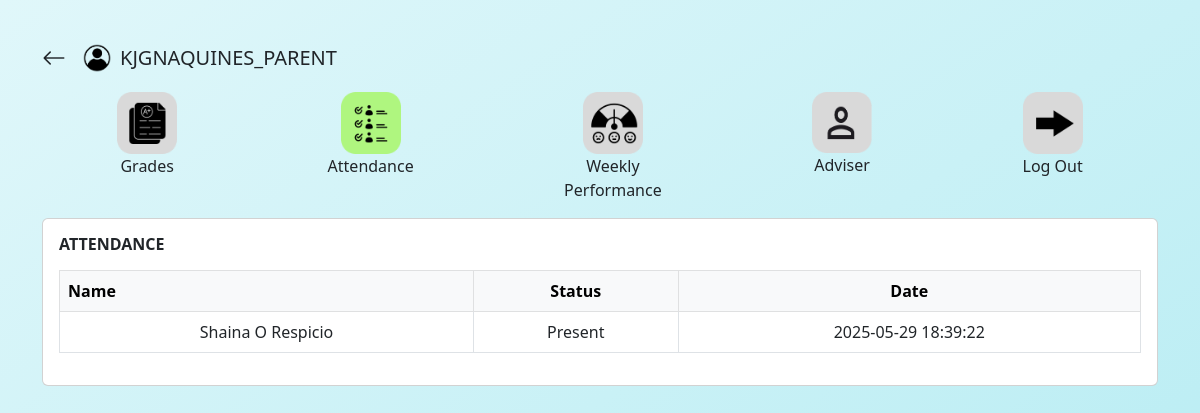
/ParentAttendance.php (signed in), run on the app's committed database.
### tables this page shows
CREATE TABLE `parent` (
  `id` int(11) NOT NULL,
  `parent_name` varchar(255) NOT NULL,
  `student` int(11) NOT NULL,
  `student_id` varchar(255) NOT NULL,
  `school_id` varchar(255) NOT NULL,
  `email` varchar(255) NOT NULL,
  `password` varchar(255) NOT NULL,
  `type` varchar(255) NOT NULL DEFAULT 'parent'
);

CREATE TABLE `attendance` (
  `id` int(11) NOT NULL,
  `student` int(11) NOT NULL,
  `status` varchar(255) NOT NULL,
  `date` timestamp NOT NULL DEFAULT current_timestamp()
);

CREATE TABLE `student` (
  `id` int(11) NOT NULL,
  `firstname` varchar(255) NOT NULL,
  `middlename` varchar(255) NOT NULL,
  `lastname` varchar(255) NOT NULL,
  `lrn` varchar(255) NOT NULL,
  `adviser` int(11) NOT NULL,
  `section` varchar(100) NOT NULL,
  `type` varchar(255) NOT NULL DEFAULT 'student'
);

### backend/logic/get_profile.php (called while the page is built, shortened)
<?php
if ($_SESSION['role'] == 'adviser') {
    $query = "SELECT * FROM `adviser` WHERE id = '" . $_SESSION['id'] . "'";
    $result = mysqli_query($conn, $query);
    if (!$result) {
        die("Query failed: " . mysqli_error($conn));
    }
    $user = mysqli_fetch_assoc($result);
    if (!$user) {
        die("User not found.");
    }
    $id = $user['id'];
    $username = $user['name'];
    $section = $user['section'];
    $school_id = $user['school_id'];
    $email = $user['email'];
    $contact_no = $user['contact_no'];
} else {
    $query = "SELECT * FROM `parent` WHERE id = '" . $_SESSION['id'] . "'";
    $result = mysqli_query($conn, $query);
    $user = mysqli_fetch_assoc($result);
    $id = $user['id'];
    $username = $user['parent_name'];
}

### ParentAttendance.php (the view, shortened to what this page needs)
<?php
include './backend/conn.php';
include './backend/logic/get_profile.php';
?>
<!DOCTYPE html>
<html lang="en">
<head>
  <link href="https://cdn.jsdelivr.net/npm/bootstrap@5.3.0/dist/css/bootstrap.min.css" rel="stylesheet" />
  <link rel="stylesheet" href="https://cdn.jsdelivr.net/npm/bootstrap-icons@1.11.3/font/bootstrap-icons.min.css">
</head>
<body class="container py-4">
  <div class="d-flex align-items-center my-3">
    <a href="ParentDashboard.php" class="text-decoration-none text-dark me-3">
      <i class="bi bi-arrow-left" style="font-size: 1.5rem;"></i>
    </a>
    <img src="Pictures/person_icon.png" alt="person_icon" class="me-2" width="30" height="30">
    <h5 class="mb-0" style="text-transform: uppercase;"><?php echo $username; ?></h5>
  </div>
  <?php include './backend/includes/_header_parent.php'; ?>
  <div class="card p-3 mb-3">
    <div class="d-flex align-items-center justify-content-between mb-2">
      <h6><strong>ATTENDANCE</strong></h6>
    </div>
    <div class="table-responsive">
      <table class="table table-bordered text-center">
        <thead class="table-light">
          <tr>
            <th class="name-column">Name</th>
            <th>Status</th>
            <th>Date</th>
          </tr>
        </thead>
        <tbody>
          <?php
          $query = mysqli_query($conn, "SELECT
                                attendance.*,
                                student.firstname,
                                student.middlename,
                                student.lastname
                              FROM attendance
                              INNER JOIN parent ON attendance.student = parent.student
                              INNER JOIN student ON attendance.student = student.id
                              WHERE parent.id = '$id'
                              ORDER BY attendance.date DESC");
          while ($row = mysqli_fetch_assoc($query)) {
            $name = $row['firstname'] . ' ' . $row['middlename'] . ' ' . $row['lastname'];
            $status = $row['status'];
            $date = $row['date'];
            echo "<tr>
              <td>$name</td>
              <td>$status</td>
              <td>$date</td>
            </tr>";
          }
          ?>
        </tbody>
      </table>
    </div>
  </div>
</body>
</html>

### ParentAttendance.php (style rules this page uses)
body { background: linear-gradient(to bottom right, #e0f7fa, #b2ebf2); min-height: 100vh; }
.name-column { width: auto; text-align: left; }

### data on the page
parent: parent_name "KJGNAQUINES_PARENT"
attendance: student.lastname "Shaina O Respicio", status "Present", date "2025-05-29 18:39:22"
